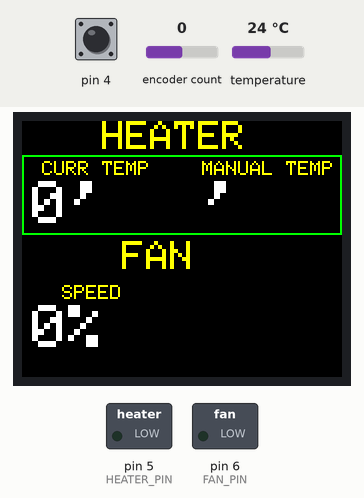
A program run on a simulated Arduino Nano, built with avr-gcc and run on an emulated ATmega328P. Shown: 160×128 colour display, switched loads named in the program (green lamp = pin HIGH). The test bench sets the inputs (shaded band); at power-on: temperature 24 °C, encoder count 0, pin 4 HIGH. What the program prints to the serial monitor is not drawn.

Above: at 1.3 s.
1.4 s: temperature set to 39.4 °C
At 2.8 s:
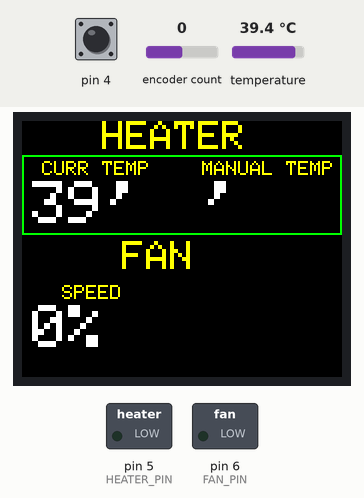
3.8 s: temperature set to 40.4 °C
At 6.8 s:
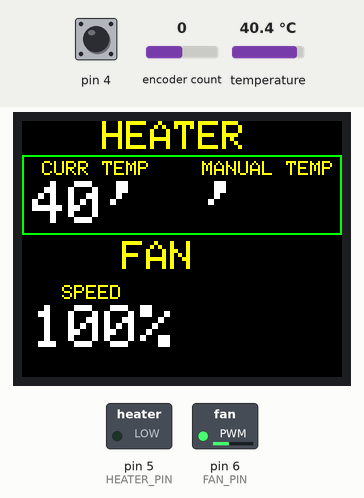
9.6 s: encoder count set to 1
At 10.4 s:
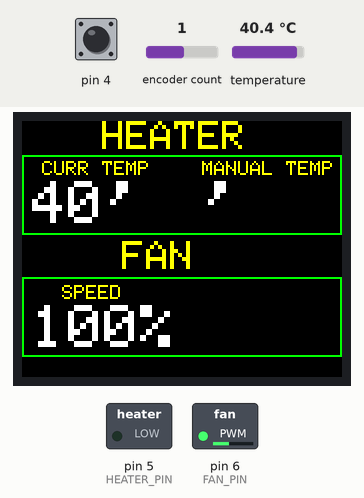
11.1 s: temperature set to 29.8 °C
At 13.5 s:
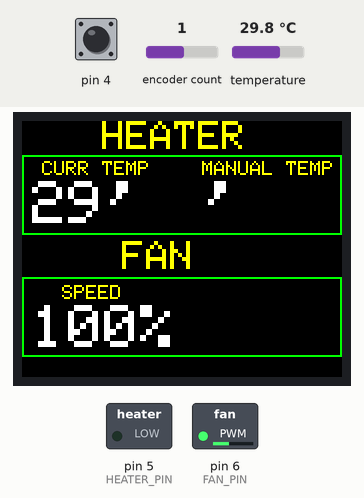
14.4 s: temperature set to 28.4 °C
At 17.5 s:
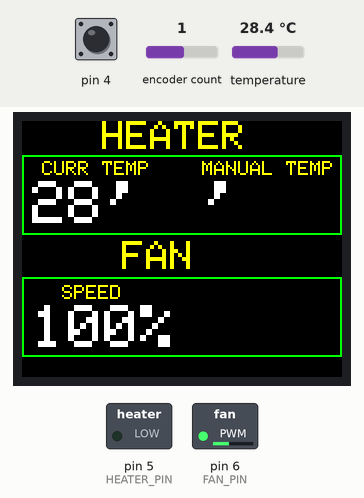
Timing chart, 0 to 18.4 s (numbered marks = the images above; inputs shaded):
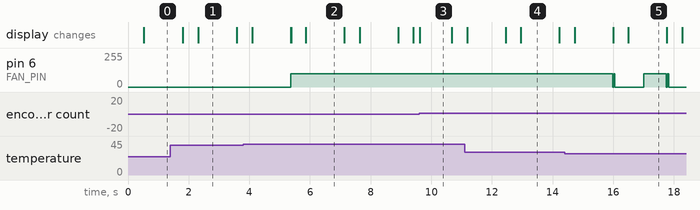

Measured:
- the behaviour switches between 39.9 and 40 °C on temperature (found by bisection; images 1 and 2)
- after the input at 3.8 s, pin 6 (FAN_PIN): 0/255 → 100/255 after 1.6 s; the display: first differs from a run without the input after 1.6 s (image 2 shows a later state)
- after the input at 9.6 s, the display: changes at once (image 3)
- after the input at 11.1 s, the display: first differs from a run without the input after 1.4 s (image 4 shows a later state)
- after the input at 14.4 s, pin 6 (FAN_PIN): 100/255 → 0/255 after 1.6 s, → 100/255 1.0 s later, → 0/255 0.74 s later; the display: first differs from a run without the input after 1.6 s (image 5 shows a later state)
- what the display in image 1 shows lasts 1.3 s, from 2.3 s to 3.6 s
- what the display in image 3 shows lasts 1.1 s, from 9.6 s to 10.7 s

The program:

main.cpp
```cpp
#include <Arduino.h>
#include <GyverEncoder.h>
#include <SPI.h>
#include <Adafruit_GFX.h>
#include <Adafruit_ST7735.h>
#include <TimerOne.h>

#include "main.h"
#include "fan.h"
#include "heater.h"

Fan fan(FAN_PIN);
Heater heater(HEATER_PIN, TEMP_PIN);
Encoder encoder(ENC_CLK, ENC_DT, ENC_BUTT, TYPE2);
Adafruit_ST7735 tft = Adafruit_ST7735(TFT_CS, TFT_AO, TFT_RST);

MenuMode menu_mode = mmHeater;

bool is_cursor;
unsigned long cursor_timer;
bool cursor;


// TODO: Нарисовать символ градус


MenuMode switchMenuMode(MenuMode curr, bool clockwice) { // Переключение режимов
  int n = static_cast<int>(curr);

  n += clockwice ? 1 : -1; // Если по часовой стрелке, то ставим следующий

  if ( n > 1) {
    n = 1;
  }
  if ( n < 0 ) {
    n = 0;
  }
  return static_cast<MenuMode>(n);
}


void drawCursor(uint8_t x, uint8_t y, bool is_blink) {
  if (is_blink) {
    if (millis() - cursor_timer > 500) {
      cursor_timer = millis();
      cursor = !cursor;
    }
    if (cursor) {
      tft.drawRect(x, y, 160, 40, ST7735_GREEN);
    }
    else {
      tft.drawRect(x, y, 160, 40, ST7735_BLACK);
    }
  }
  else {
    tft.drawRect(x, y, 160, 40, ST7735_GREEN);
  }

}


void showDisp() {
  // Показываем данные о температуре
  // Название окна нагревателя
  tft.setTextColor(ST7735_YELLOW, ST7735_BLACK);
  tft.setTextSize(2);
  tft.setCursor(40, 0);
  tft.print("HEATER");
  // Названия маленьких окон
  tft.setTextSize(1);
  tft.setCursor(10, 20);
  tft.print("CURR TEMP");
  tft.setCursor(90, 20);
  tft.print("MANUAL TEMP");
  // Данные по температурам
  tft.setTextColor(ST7735_WHITE, ST7735_BLACK);
  tft.setTextSize(3);
  tft.setCursor(5, 30);
  tft.print(heater.getHeaterTemp());
  tft.print("'");
  tft.setCursor(90, 30);
  tft.print("'");

  // Показываем данные о вентиляторе
  // Название окна вентилятора
  tft.setTextColor(ST7735_YELLOW, ST7735_BLACK);
  tft.setTextSize(2);
  tft.setCursor(50, 60);
  tft.print("FAN");
  // Названия маленького окна
  tft.setTextSize(1);
  tft.setCursor(20, 82);
  tft.print("SPEED");
  // Данные вентилятора
  tft.setTextColor(ST7735_WHITE, ST7735_BLACK);
  tft.setTextSize(3);
  tft.setCursor(5, 92);
  tft.print(fan.getSpeed());
  tft.print("%");

  // Показываем работает ли система

  // Показываем включен ли сейчас нагрев

  switch (menu_mode) {
    case mmHeater: // Режим настройки нагревателя
      if (is_cursor) {
        // Показать курсор
        drawCursor(0, 17, false);
        // Упрвление темперартурой
      }
      else {
        // Мигаем курсором
        drawCursor(0, 17, true);
      }
      break;


    case mmFan: // Режим настройки вентилятора
      if (is_cursor) {
        // Показать курсор
        drawCursor(0, 78, false);
        // Упрвление скоростью
      }
      else {
        // Мигаем курсором
        drawCursor(0, 78, true);
      }
      break;
  }


  if (is_cursor) {
    if (encoder.isHold()) {
      is_cursor = false;
    }
  }
  else {
    if (encoder.isPress()) {
      is_cursor = true;
    }
    if (encoder.isRight()) {
      // Меняем режим на следущий
      menu_mode = switchMenuMode(menu_mode, 1);
    }
    if (encoder.isLeft()) {
      // Меняем режим на предыдущий
      menu_mode = switchMenuMode(menu_mode, 0);
    }
  }


}


void timerIsr() {   // прерывание таймера
  encoder.tick();     // отработка теперь находится здесь
}


void setup() {
  Serial.begin(9600);
  tft.initR(INITR_BLACKTAB);      // Init ST7735S chip, black tab
  tft.fillScreen(ST7735_BLACK);
  tft.setRotation(3);
  Timer1.initialize(1000);            // установка таймера на каждые 1000 микросекунд (= 1 мс)
  Timer1.attachInterrupt(timerIsr);   // запуск таймера
}


void loop() {
  fan.update(heater.getHeaterTemp(), heater.getManualTemp());
  heater.update();
  encoder.tick();

  showDisp();
}
```

fan.cpp
```cpp
#include <fan.h>


Fan::Fan(uint8_t fan_pin)
    : fan_pin_(fan_pin)
    , speed_(0)
    , spiral_temp_(0)
    , manual_temp_(0)
    , fan_mode_(fmOn)
    {
        pinMode(fan_pin_, OUTPUT);
    }


void Fan::update(uint8_t spiral_temp, uint8_t manual_temp) {
    spiral_temp_ = spiral_temp;
    manual_temp_ = manual_temp;

    switch(fan_mode_) {
        case fmOff:
            // Вентилятор выключен
            // Если температура спирали больше 40
            // включаем вентилятор.
            if (spiral_temp_ >= 40) {
                speed_ = 100;
            }
            else { // Если температура не больше 40, то выключаем вентилятор
                speed_ = 0;
            }

            analogWrite(fan_pin_, 0);
            break;

        case fmOn:
            // Вентилятор включен

            // Устанавливаем скрость 100, если температура больше 40
            if (spiral_temp_ >= 40 && speed_ <= 99) {
                speed_ = 100;
            }

            else {

            }

            analogWrite(fan_pin_, speed_);
            break;
    }

}

void Fan::setSpeed(uint8_t speed) {
    speed_ = speed;
}

void Fan::off() {
    fan_mode_ = fmOff;
}

void Fan::on() {
    fan_mode_ = fmOn;
}

void Fan::addTemp() {
    if (speed_ >= 100) {
        speed_ = 100;
    }
    else {
        speed_ += 10;
    }
}

void Fan::minTemp() {
    if (speed_ <= 0) {
        speed_ = 0;
    }
    else {
        speed_ -= 10;
    }
}

uint8_t Fan::getSpeed() {
    return uint8_t(speed_);
}

String Fan::getModeName() {
    return mode_name_[fan_mode_];
}
```

fan.h
```cpp
#ifndef _FAN_H_
#define _FAN_H_

#include <Arduino.h>

class Fan {
    public:
        Fan(uint8_t fan_pin);

        typedef enum {
            fmOff,
            fmOn
        } FanMode;

        void update(uint8_t spiral_temp, uint8_t manual_temp);
        void setSpeed(uint8_t speed);
        void on();
        void off();
        void addTemp();
        void minTemp();

        uint8_t getSpeed();
        String getModeName();

    private:
        uint8_t fan_pin_;
        uint8_t speed_;
        uint8_t spiral_temp_;
        uint8_t manual_temp_;

        String mode_name_[3] = {"Off", "On"};

        FanMode fan_mode_;

};

#endif // _FAN_H_
```

heater.cpp
```cpp
#include <heater.h>


Heater::Heater(uint8_t heater_pin, uint8_t sensor_pin)
    : heater_pin_(heater_pin)
    , sensor_pin_(sensor_pin)
    , heater_temp_(0)
    , manual_temp_(0)
    , max_temp_(120)
    , mode_(mOn)
    , wireSensor(sensor_pin_)
    , sensor(&wireSensor)
    {
        pinMode(heater_pin_, OUTPUT);
        sensor.begin();
    }


void Heater::update() {

    switch (mode_) {
        // Если нагреватель включен
        case mOn:
            if (millis() - timer > 1000) {
                heater_temp_ = getTemp();
                timer = millis();
            }


            // Если температура больше максимальной, то выключаем нагреваетель
            if (heater_temp_ > max_temp_) {
                digitalWrite(heater_pin_, LOW);
            }

            else {
                // Если темепература спирали меньше указанной температуры,
                // Включаем нагреватель
                if (heater_temp_ < manual_temp_) {
                    digitalWrite(heater_pin_, HIGH);
                }
                // Если температура спирали больше указанной,
                // то выключаем нагреватель
                else if (heater_temp_ >= manual_temp_) {
                    digitalWrite(heater_temp_, LOW);
                }
            }

            break;


        case mOff:
            digitalWrite(heater_temp_, LOW);
    }
}


uint8_t Heater::getTemp(){
    sensor.requestTemperatures();
    uint8_t temp = sensor.getTempCByIndex(0);
    Serial.println(temp);
    return temp;
}


void Heater::setTemp(uint8_t manual_temp) {
    if (manual_temp > max_temp_) {
        manual_temp_ = max_temp_;
    }
    else if (manual_temp < 0) {
        manual_temp_ = 0;
    }
    else {
        manual_temp_ = manual_temp;
    }
}


void Heater::addTemp() {
    if (manual_temp_ >= max_temp_) {
        manual_temp_ = max_temp_;
    }
    else {
        manual_temp_ += 10;
    }
}


void Heater::minTemp() {
    if (manual_temp_ <= 0) {
        manual_temp_ = 0;
    }
    else {
        manual_temp_ -= 10;
    }
}


void Heater::on() {
    mode_ = mOn;
}


void Heater::off() {
    mode_ = mOff;
}


void Heater::setMaxTemp(uint8_t max_temp) {
    max_temp_ = max_temp;
}
```

heater.h
```cpp
#ifndef _HEATER_H_
#define _HEATER_H_

#include <Arduino.h>
#include <DallasTemperature.h>
#include <OneWire.h>


class Heater {
    public:
        Heater(uint8_t heater_pin, uint8_t sensor_pin);

        typedef enum {
            mOff,
            mOn
        } Mode;

        void update();
        void setTemp(uint8_t manual_temp);
        void addTemp();
        void minTemp();
        void on();
        void off();
        void setMaxTemp(uint8_t max_temp);
        uint8_t getHeaterTemp() {return heater_temp_;}
        uint8_t getManualTemp() {return manual_temp_;}

    private:
        uint8_t getTemp();

        uint8_t heater_pin_;
        uint8_t sensor_pin_;
        uint8_t heater_temp_;
        uint8_t manual_temp_;
        uint8_t max_temp_;
        unsigned long timer;

        Mode mode_;
        OneWire wireSensor;
        DallasTemperature sensor;
        DeviceAddress sensorAddress;
};


#endif // _HEATER_H_
```

main.h
```cpp
#ifndef _MAIN_H_
#define _MAIN_H_

#include <Arduino.h>

const uint8_t FAN_PIN = 6; // Пин вентилятора
const uint8_t HEATER_PIN = 5; // Пин нагревателя
const uint8_t TEMP_PIN = A0; // Пин датчика температуры

const uint8_t ENC_CLK = 2;
const uint8_t ENC_DT = 3;
const uint8_t ENC_BUTT = 4;

const uint8_t TFT_CS = 7;
const uint8_t TFT_RST = 8;
const uint8_t TFT_AO = 9;

typedef enum {
    mmHeater,
    mmFan
} MenuMode;

#endif // _MAIN_H_
```
